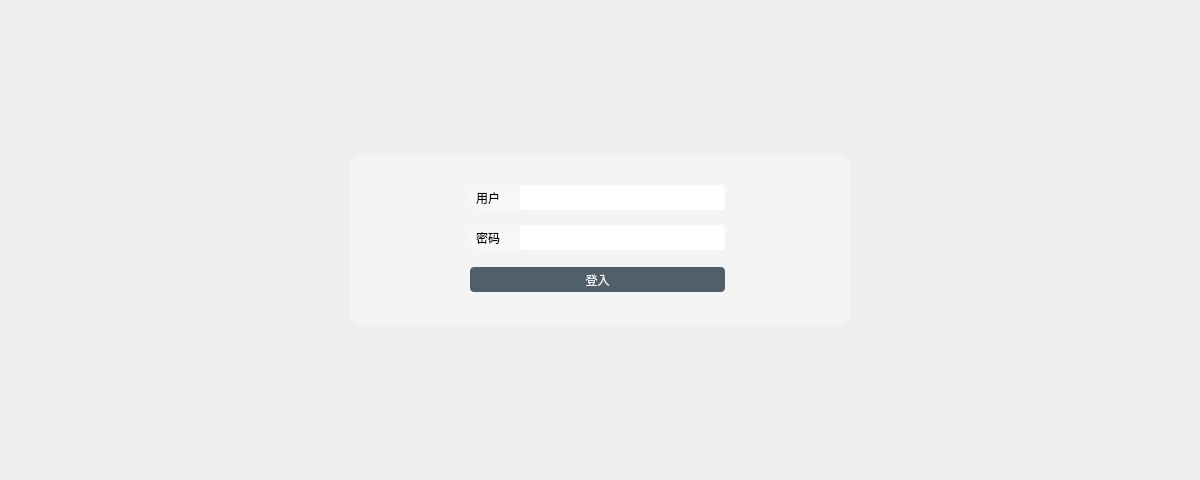
<?xml version="1.0" encoding="UTF-8"?>
<ui version="4.0">
 <class>login_dialog</class>
 <widget class="QDialog" name="login_dialog">
  <property name="geometry">
   <rect>
    <x>0</x>
    <y>0</y>
    <width>1200</width>
    <height>480</height>
   </rect>
  </property>
  <property name="sizePolicy">
   <sizepolicy hsizetype="Fixed" vsizetype="Fixed">
    <horstretch>0</horstretch>
    <verstretch>0</verstretch>
   </sizepolicy>
  </property>
  <property name="minimumSize">
   <size>
    <width>1200</width>
    <height>480</height>
   </size>
  </property>
  <property name="maximumSize">
   <size>
    <width>1200</width>
    <height>480</height>
   </size>
  </property>
  <property name="windowTitle">
   <string>登入信息</string>
  </property>
  <property name="styleSheet">
   <string notr="true">QDialog{border-image:url(:/newPrefix/登入界面.jpg)}

QLineEdit{
    border: solid ;
    border-radius: 4px;
    padding: 3px;
    outline: none;
}

QFrame{
    border: solid ;
    border-radius: 12px;
    padding: 3px;
    outline: none;}

QLabel{
    border: solid ;
    border-radius: 7px;
    padding: 3px;
    outline: none;}</string>
  </property>
  <layout class="QGridLayout" name="gridLayout_2">
   <item row="1" column="0">
    <widget class="QFrame" name="frame">
     <property name="sizePolicy">
      <sizepolicy hsizetype="Maximum" vsizetype="Minimum">
       <horstretch>0</horstretch>
       <verstretch>0</verstretch>
      </sizepolicy>
     </property>
     <property name="minimumSize">
      <size>
       <width>100</width>
       <height>170</height>
      </size>
     </property>
     <property name="maximumSize">
      <size>
       <width>500</width>
       <height>500</height>
      </size>
     </property>
     <property name="styleSheet">
      <string notr="true">QFrame{background-color: rgba(255, 255, 255, 80)}</string>
     </property>
     <property name="frameShape">
      <enum>QFrame::StyledPanel</enum>
     </property>
     <property name="frameShadow">
      <enum>QFrame::Raised</enum>
     </property>
     <widget class="QPushButton" name="login_button">
      <property name="geometry">
       <rect>
        <x>120</x>
        <y>112</y>
        <width>255</width>
        <height>25</height>
       </rect>
      </property>
      <property name="sizePolicy">
       <sizepolicy hsizetype="Maximum" vsizetype="Minimum">
        <horstretch>0</horstretch>
        <verstretch>0</verstretch>
       </sizepolicy>
      </property>
      <property name="minimumSize">
       <size>
        <width>255</width>
        <height>25</height>
       </size>
      </property>
      <property name="maximumSize">
       <size>
        <width>255</width>
        <height>25</height>
       </size>
      </property>
      <property name="styleSheet">
       <string notr="true">QPushButton {
    background-color: #505F69 ;
    border: solid ;
    color: #F0F0F0;
    border-radius: 4px;
    padding: 3px;
    outline: none;
}</string>
      </property>
      <property name="text">
       <string>登入</string>
      </property>
     </widget>
     <widget class="QLineEdit" name="pw_line_edit">
      <property name="geometry">
       <rect>
        <x>170</x>
        <y>70</y>
        <width>205</width>
        <height>25</height>
       </rect>
      </property>
      <property name="sizePolicy">
       <sizepolicy hsizetype="Minimum" vsizetype="Fixed">
        <horstretch>0</horstretch>
        <verstretch>0</verstretch>
       </sizepolicy>
      </property>
      <property name="minimumSize">
       <size>
        <width>205</width>
        <height>25</height>
       </size>
      </property>
      <property name="maximumSize">
       <size>
        <width>200</width>
        <height>25</height>
       </size>
      </property>
      <property name="text">
       <string/>
      </property>
      <property name="echoMode">
       <enum>QLineEdit::Password</enum>
      </property>
      <property name="alignment">
       <set>Qt::AlignLeading|Qt::AlignLeft|Qt::AlignVCenter</set>
      </property>
      <property name="placeholderText">
       <string/>
      </property>
     </widget>
     <widget class="QLineEdit" name="user_line_edit">
      <property name="geometry">
       <rect>
        <x>170</x>
        <y>30</y>
        <width>205</width>
        <height>25</height>
       </rect>
      </property>
      <property name="sizePolicy">
       <sizepolicy hsizetype="Minimum" vsizetype="Fixed">
        <horstretch>0</horstretch>
        <verstretch>0</verstretch>
       </sizepolicy>
      </property>
      <property name="minimumSize">
       <size>
        <width>205</width>
        <height>25</height>
       </size>
      </property>
      <property name="maximumSize">
       <size>
        <width>200</width>
        <height>25</height>
       </size>
      </property>
      <property name="layoutDirection">
       <enum>Qt::LeftToRight</enum>
      </property>
      <property name="text">
       <string/>
      </property>
      <property name="alignment">
       <set>Qt::AlignLeading|Qt::AlignLeft|Qt::AlignVCenter</set>
      </property>
      <property name="dragEnabled">
       <bool>false</bool>
      </property>
      <property name="readOnly">
       <bool>false</bool>
      </property>
      <property name="placeholderText">
       <string/>
      </property>
     </widget>
     <widget class="QLabel" name="label">
      <property name="geometry">
       <rect>
        <x>120</x>
        <y>30</y>
        <width>61</width>
        <height>25</height>
       </rect>
      </property>
      <property name="sizePolicy">
       <sizepolicy hsizetype="Minimum" vsizetype="Minimum">
        <horstretch>0</horstretch>
        <verstretch>0</verstretch>
       </sizepolicy>
      </property>
      <property name="minimumSize">
       <size>
        <width>25</width>
        <height>25</height>
       </size>
      </property>
      <property name="maximumSize">
       <size>
        <width>70</width>
        <height>25</height>
       </size>
      </property>
      <property name="text">
       <string>用户</string>
      </property>
      <property name="alignment">
       <set>Qt::AlignLeading|Qt::AlignLeft|Qt::AlignVCenter</set>
      </property>
     </widget>
     <widget class="QLabel" name="label_2">
      <property name="geometry">
       <rect>
        <x>120</x>
        <y>70</y>
        <width>61</width>
        <height>25</height>
       </rect>
      </property>
      <property name="sizePolicy">
       <sizepolicy hsizetype="Minimum" vsizetype="Minimum">
        <horstretch>0</horstretch>
        <verstretch>0</verstretch>
       </sizepolicy>
      </property>
      <property name="minimumSize">
       <size>
        <width>25</width>
        <height>25</height>
       </size>
      </property>
      <property name="maximumSize">
       <size>
        <width>70</width>
        <height>25</height>
       </size>
      </property>
      <property name="text">
       <string>密码</string>
      </property>
      <property name="alignment">
       <set>Qt::AlignLeading|Qt::AlignLeft|Qt::AlignVCenter</set>
      </property>
     </widget>
    </widget>
   </item>
   <item row="0" column="0">
    <spacer name="verticalSpacer_2">
     <property name="orientation">
      <enum>Qt::Vertical</enum>
     </property>
     <property name="sizeType">
      <enum>QSizePolicy::MinimumExpanding</enum>
     </property>
     <property name="sizeHint" stdset="0">
      <size>
       <width>20</width>
       <height>128</height>
      </size>
     </property>
    </spacer>
   </item>
   <item row="2" column="0">
    <spacer name="verticalSpacer">
     <property name="orientation">
      <enum>Qt::Vertical</enum>
     </property>
     <property name="sizeType">
      <enum>QSizePolicy::MinimumExpanding</enum>
     </property>
     <property name="sizeHint" stdset="0">
      <size>
       <width>20</width>
       <height>128</height>
      </size>
     </property>
    </spacer>
   </item>
   <item row="3" column="0">
    <layout class="QHBoxLayout" name="horizontalLayout"/>
   </item>
  </layout>
 </widget>
 <resources>
  <include location="picSourceDialog.qrc"/>
 </resources>
 <connections/>
</ui>
